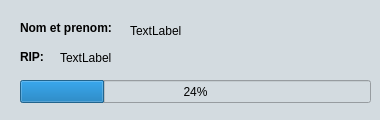
<?xml version="1.0" encoding="UTF-8"?>
<ui version="4.0">
 <class>Dialog</class>
 <widget class="QDialog" name="Dialog">
  <property name="geometry">
   <rect>
    <x>0</x>
    <y>0</y>
    <width>380</width>
    <height>120</height>
   </rect>
  </property>
  <property name="sizePolicy">
   <sizepolicy hsizetype="Fixed" vsizetype="Fixed">
    <horstretch>0</horstretch>
    <verstretch>0</verstretch>
   </sizepolicy>
  </property>
  <property name="minimumSize">
   <size>
    <width>380</width>
    <height>120</height>
   </size>
  </property>
  <property name="maximumSize">
   <size>
    <width>380</width>
    <height>120</height>
   </size>
  </property>
  <property name="windowTitle">
   <string>Dialog</string>
  </property>
  <property name="styleSheet">
   <string notr="true">background-color: rgb(211, 219, 224);</string>
  </property>
  <widget class="QProgressBar" name="progressBar">
   <property name="geometry">
    <rect>
     <x>20</x>
     <y>80</y>
     <width>351</width>
     <height>23</height>
    </rect>
   </property>
   <property name="value">
    <number>24</number>
   </property>
  </widget>
  <widget class="QLabel" name="label">
   <property name="geometry">
    <rect>
     <x>20</x>
     <y>20</y>
     <width>101</width>
     <height>16</height>
    </rect>
   </property>
   <property name="font">
    <font>
     <weight>75</weight>
     <bold>true</bold>
    </font>
   </property>
   <property name="text">
    <string>Nom et prenom:</string>
   </property>
  </widget>
  <widget class="QLabel" name="label_2">
   <property name="geometry">
    <rect>
     <x>20</x>
     <y>50</y>
     <width>47</width>
     <height>13</height>
    </rect>
   </property>
   <property name="font">
    <font>
     <weight>75</weight>
     <bold>true</bold>
    </font>
   </property>
   <property name="text">
    <string>RIP:</string>
   </property>
  </widget>
  <widget class="QLabel" name="label_4">
   <property name="geometry">
    <rect>
     <x>130</x>
     <y>20</y>
     <width>201</width>
     <height>21</height>
    </rect>
   </property>
   <property name="text">
    <string>TextLabel</string>
   </property>
  </widget>
  <widget class="QLabel" name="label_5">
   <property name="geometry">
    <rect>
     <x>60</x>
     <y>50</y>
     <width>271</width>
     <height>16</height>
    </rect>
   </property>
   <property name="text">
    <string>TextLabel</string>
   </property>
  </widget>
 </widget>
 <resources/>
 <connections/>
</ui>
